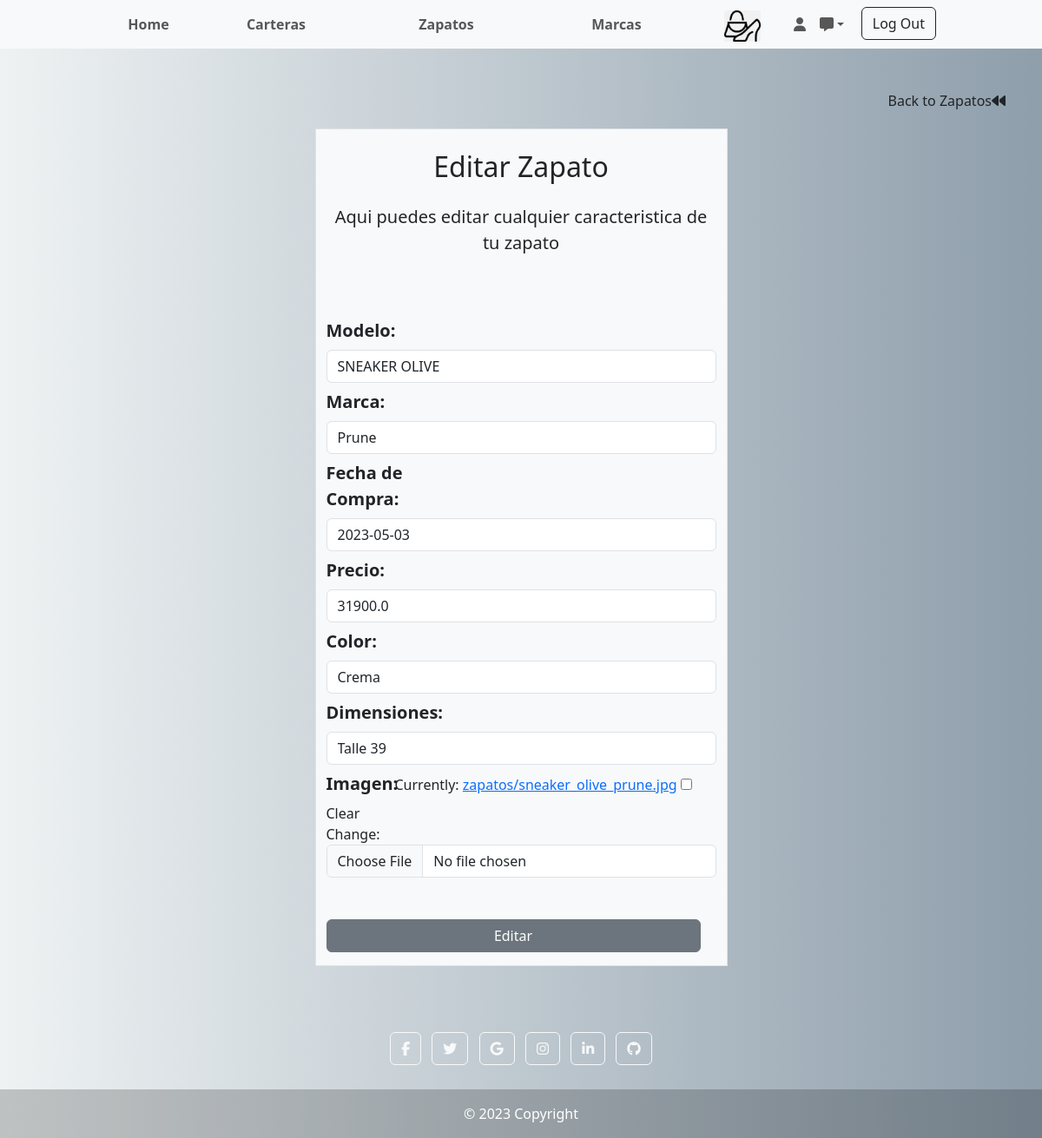
The page /tienda/edit_zapato/1 on the database as committed earlier.
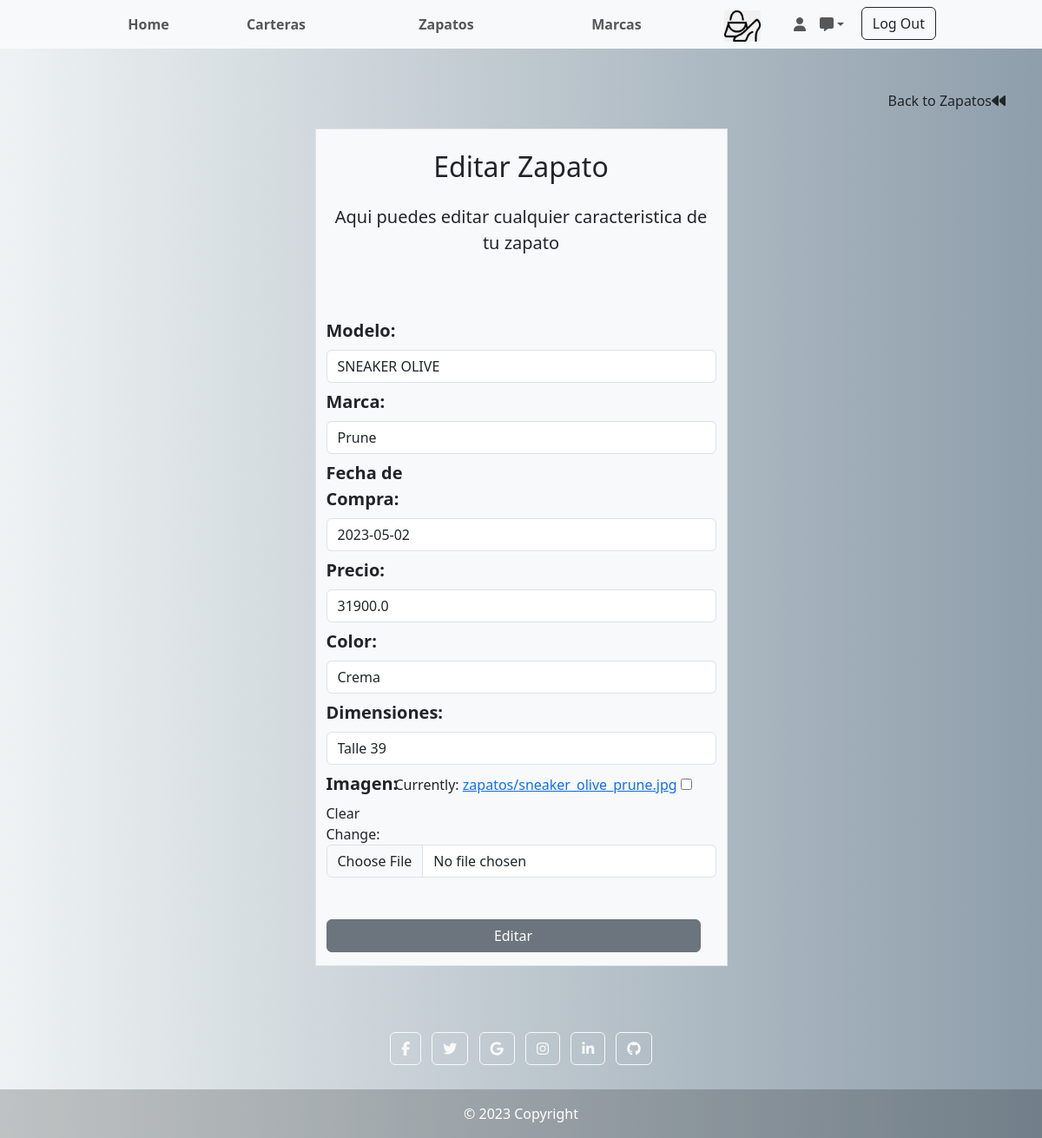
The same page on the database as committed later.
### tienda/models.py (models this page shows, shortened)
class Zapato(models.Model):
    modelo = models.CharField(max_length=40)
    marca = models.ForeignKey(Marca, on_delete=models.CASCADE)
    fecha_compra = models.DateField()
    precio = models.FloatField()
    color = models.CharField(max_length=15)
    dimensiones = models.CharField(max_length=15)
    imagen = models.ImageField(upload_to='zapatos/', null=True, blank=True)

### tienda/views.py (the view)
# urls.py: path('edit_zapato/<zapato_id>', views.editZapato, name='edit_zapato'),
def editZapato(request, zapato_id):
    _zapato = Zapato.objects.get(id=zapato_id)
    form = ZapatoForm(instance=_zapato, data=request.POST or None)
    if form.is_valid():
        form.save()
        return redirect('zapato')
    params = {'form':form}
    return render(request, 'edit_zapato.html', params)

### tienda/forms.py
class ZapatoForm(forms.ModelForm):
    class Meta:
        model = Zapato
        fields = ['modelo', 'marca', 'fecha_compra', 'precio', 'color', 'dimensiones', 'imagen']

### tienda/models.py (called while the page is built)
    def __str__(self,):
        return str(self.marca)

### templates/edit_zapato.html (shortened to what this page needs)
{% extends "layout_home.html" %}
{% load static %}
{% load i18n %}
{% load widget_tweaks %}
{% block next_content %}
<div class="container">
    <a class="nav-link text-end" href="{% url 'zapato' %}">Back to Zapatos<i class="fa-solid fa-backward"></i> </a>
    <div class="row reflexion justify-content-around align-items-center" style="padding-top:20px;">
        <div class="col-12 col-md-5 border bg-light" style="padding-bottom:15px;">
            <h2 class="h1-responsive font-weight-bold text-center my-4">Editar Zapato</h2>
            <p class="lead text-center">Aqui puedes editar cualquier caracteristica de tu zapato</p>
            <div class="form-group">
                <form action = "" method = "post">{% csrf_token %}
                    <label for="{{ form.modelo.id_for_label }}" class="col-sm-2 col-form-label fs-5"><b>Modelo:</b></label>
                    {{ form.modelo|add_class:"form-control" }}
                    <label for="{{ form.marca.id_for_label }}" class="col-sm-4 col-form-label fs-5"><b>Marca:</b></label>
                    {{ form.marca|add_class:"form-control" }}
                    <label for="{{ form.fecha_compra.id_for_label }}" class="col-sm-4 col-form-label fs-5"><b>Fecha de Compra:</b></label>
                    {{ form.fecha_compra|add_class:"form-control" }}
                    <label for="{{ form.precio.id_for_label }}" class="col-sm-2 col-form-label fs-5"><b>Precio:</b></label>
                    {{ form.precio|add_class:"form-control" }}
                    <label for="{{ form.color.id_for_label }}" class="col-sm-2 col-form-label fs-5"><b>Color:</b></label>
                    {{ form.color|add_class:"form-control" }}
                    <label for="{{ form.dimensiones.id_for_label }}" class="col-sm-2 col-form-label fs-5"><b>Dimensiones:</b></label>
                    {{ form.dimensiones|add_class:"form-control" }}
                    <label for="{{ form.imagen.id_for_label }}" class="col-sm-2 col-form-label fs-5"><b>Imagen:</b></label>
                    {{ form.imagen|add_class:"form-control" }}
                    <div class="row justify-content-between">
                        <div class="col-lg-6 mx-auto">
                        </div>
                        <div class="d-grid gap-2 d-md-flex justify-content-md-end" style="padding-right:30px;">
                            <input type="submit" value="Editar" class="col-12 btn btn-secondary">
                        </div>
                    </div>
                </form>
            </div>
        </div>
    </div>
 </div>
{% endblock %}

Rows that differ between the two databases and show on the page:
changed Zapato "SNEAKER OLIVE": fecha_compra "2023-05-03" → "2023-05-02"
